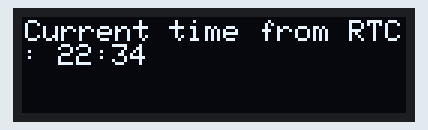
A sketch run on a simulated Arduino Uno, built with avr-gcc and run on an emulated ATmega328P. Parts: 128×32 one-colour display. The local clock reads 2024-03-15 10:24:30 at power-on unless the sketch sets it; what the sketch prints to the serial monitor is not drawn.

Above: at 0.1 s.
At 60.2 s:
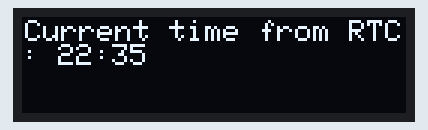
At 120.3 s:
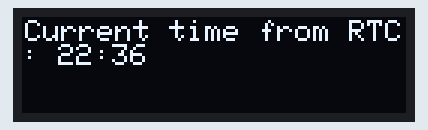

The sketch:

NewRTCandOLED.ino
```cpp
// Written by Kyle Christie
// 12/5/23
// Trying to fix RTC and OLED project for a new project

//library includes
#include <DS3231.h>
#include <SPI.h>
#include <Wire.h>
#include <Adafruit_GFX.h>
#include <Adafruit_SSD1306.h>


//Init display with dimensions and wire address
Adafruit_SSD1306 display = Adafruit_SSD1306(128, 32, &Wire);

DS3231 clock;
RTCDateTime dt;

void setup() {
  //init serial line for debug
  Serial.begin(9600);


  //init display, clear it and then prepare for display
  display.begin(SSD1306_SWITCHCAPVCC, 0x3C);
  display.clearDisplay();
  display.display();

  //init RTC
  clock.begin();
  clock.setDateTime(2023, 5, 12, 22, 34, 00);

  display.setTextSize(1);
  display.setTextColor(SSD1306_WHITE);


  display.println("Hello, World!");
}

void loop() {

  dt = clock.getDateTime();

  display.setCursor(1,1);
  display.clearDisplay();
  display.print("Current time from RTC: ");
  display.print(dt.hour, DEC);
  display.print(":");
  display.print(dt.minute, DEC);
  display.display();

  Serial.print("Current time from RTC: ");
  Serial.print(dt.hour, DEC);
  Serial.print(":");
  Serial.print(dt.minute, DEC);
  Serial.println(" ");


  delay(1000);

}
```

Measured:
- what the display in image 0 shows lasts 60.0 s, from 0.1 s to 60.1 s
